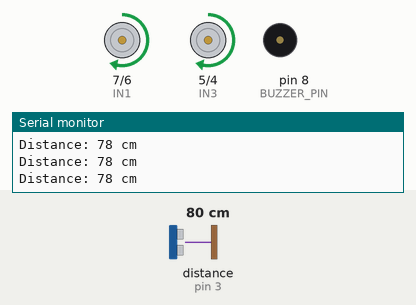
Recording of a sketch running on a simulated Arduino Uno, built with avr-gcc and run on an emulated ATmega328P. Parts: motor-driver pin pairs drawn as motors (green arrow = first pin HIGH = forward, orange = second pin HIGH = backward, longer = more drive, scaled by the enable pin), buzzer (waves = sounding, pin HIGH), the last lines printed to the serial monitor. Wiring (inferred from the names in the program): ultrasonic range finder: trigger pin 2; echo pin 3. The test bench sets the inputs (shaded band); at power-on: distance to the obstacle (sensor on pin 3) 80 cm. The echo pulse lasts 58.3 µs per cm; pins used as bus, display or sensor lines are not drawn.

Above: at 1.2 s.
1.3 s: distance to the obstacle (sensor on pin 3) set to 22 cm
2.8 s: distance to the obstacle (sensor on pin 3) set to 19 cm
At 4.2 s:
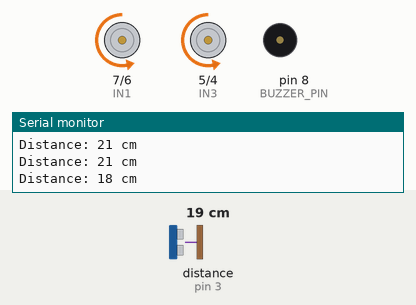
5.8 s: distance to the obstacle (sensor on pin 3) set to 35 cm
At 6.05 s:
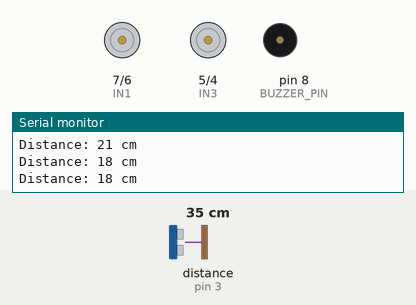
7.6 s: distance to the obstacle (sensor on pin 3) set to 2 cm
At 8.0 s:
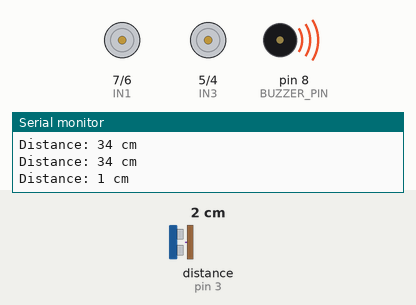
Timing chart, 0 to 11.6 s (numbered marks = the images above; inputs shaded):
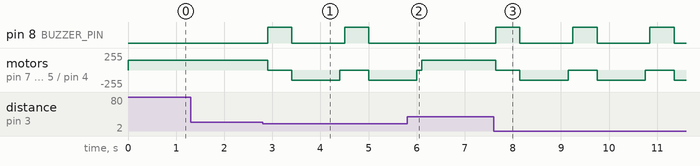

The sketch:

_MSCDR_1.INO
```cpp
// Pin definitions for HC-SR04
#define TRIG_PIN 2
#define ECHO_PIN 3

// Pin definitions for Motor Driver L293D
#define IN1 7
#define IN2 6
#define IN3 5
#define IN4 4
#define ENA 9
#define ENB 10

// Pin definition for Buzzer
#define BUZZER_PIN 8

// Constants
const int DISTANCE_THRESHOLD = 20; // Απόσταση εμποδίου σε εκατοστά

void setup() {
  // Initialize motor driver pins as outputs
  pinMode(IN1, OUTPUT);
  pinMode(IN2, OUTPUT);
  pinMode(IN3, OUTPUT);
  pinMode(IN4, OUTPUT);
  pinMode(ENA, OUTPUT);
  pinMode(ENB, OUTPUT);

  // Initialize HC-SR04 pins
  pinMode(TRIG_PIN, OUTPUT);
  pinMode(ECHO_PIN, INPUT);

  // Initialize buzzer pin
  pinMode(BUZZER_PIN, OUTPUT);

  // Start serial communication for debugging
  Serial.begin(9600);
}

void loop() {
  // Measure distance from obstacle
  long duration, distance;

  digitalWrite(TRIG_PIN, LOW);
  delayMicroseconds(2);
  digitalWrite(TRIG_PIN, HIGH);
  delayMicroseconds(10);
  digitalWrite(TRIG_PIN, LOW);

  duration = pulseIn(ECHO_PIN, HIGH);
  distance = (duration * 0.034) / 2;

  Serial.print("Distance: ");
  Serial.print(distance);
  Serial.println(" cm");

  // Decision based on distance
  if (distance < DISTANCE_THRESHOLD) {
    stopMotors();         // Stop the vehicle
    activateBuzzer();     // Activate the buzzer
    changeDirection();    // Change direction
  } else {
    moveForward();        // Move forward
  }

  delay(100);
}

// Function to move the vehicle forward
void moveForward() {
  digitalWrite(IN1, HIGH);
  digitalWrite(IN2, LOW);
  digitalWrite(IN3, HIGH);
  digitalWrite(IN4, LOW);

  analogWrite(ENA, 150); // Speed for motor A
  analogWrite(ENB, 150); // Speed for motor B
}

// Function to stop the motors
void stopMotors() {
  digitalWrite(IN1, LOW);
  digitalWrite(IN2, LOW);
  digitalWrite(IN3, LOW);
  digitalWrite(IN4, LOW);

  analogWrite(ENA, 0);
  analogWrite(ENB, 0);
}

// Function to activate the buzzer
void activateBuzzer() {
  digitalWrite(BUZZER_PIN, HIGH);
  delay(500); // Buzzer on for 500ms
  digitalWrite(BUZZER_PIN, LOW);
}

// Function to change direction
void changeDirection() {
  // Reverse the motors for 1 second
  digitalWrite(IN1, LOW);
  digitalWrite(IN2, HIGH);
  digitalWrite(IN3, LOW);
  digitalWrite(IN4, HIGH);

  analogWrite(ENA, 150);
  analogWrite(ENB, 150);

  delay(1000);

  // Stop the motors after changing direction
  stopMotors();
}
```

Measured:
- the behaviour switches between 21 and 20 cm on distance to the obstacle (sensor on pin 3) (found by bisection; images 0 and 1)
- after the input at 2.8 s, pin 8 (BUZZER_PIN): alternates HIGH for 0.50 s and LOW for 1.1 s, starting after 0.10 s; motor on pin 7 (IN1) / pin 6 (IN2), motor on pin 5 (IN3) / pin 4 (IN4): alternates backward 150/255 for 1.0 s and stopped for 0.55 s, starting after 0.10 s
- after the input at 5.8 s, pin 8 (BUZZER_PIN): stays LOW (without the input it goes to HIGH after 0.31 s)
- after the input at 7.6 s, pin 8 (BUZZER_PIN): alternates HIGH for 0.50 s and LOW for 1.1 s, starting after 0.05 s; motor on pin 7 (IN1) / pin 6 (IN2), motor on pin 5 (IN3) / pin 4 (IN4): alternates backward 150/255 for 1.0 s and stopped for 0.60 s, starting after 0.05 s
